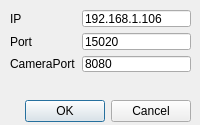
<?xml version="1.0" encoding="UTF-8"?>
<ui version="4.0">
 <class>ConnectionDialog</class>
 <widget class="QDialog" name="ConnectionDialog">
  <property name="geometry">
   <rect>
    <x>0</x>
    <y>0</y>
    <width>200</width>
    <height>125</height>
   </rect>
  </property>
  <property name="windowTitle">
   <string>Connexion</string>
  </property>
  <widget class="QDialogButtonBox" name="buttonBox">
   <property name="geometry">
    <rect>
     <x>10</x>
     <y>95</y>
     <width>181</width>
     <height>32</height>
    </rect>
   </property>
   <property name="orientation">
    <enum>Qt::Horizontal</enum>
   </property>
   <property name="standardButtons">
    <set>QDialogButtonBox::Cancel|QDialogButtonBox::Ok</set>
   </property>
  </widget>
  <widget class="QWidget" name="gridLayoutWidget">
   <property name="geometry">
    <rect>
     <x>10</x>
     <y>10</y>
     <width>181</width>
     <height>62</height>
    </rect>
   </property>
   <layout class="QGridLayout" name="gridLayout">
    <item row="0" column="0">
     <widget class="QLabel" name="label_address">
      <property name="text">
       <string>IP</string>
      </property>
     </widget>
    </item>
    <item row="0" column="1">
     <widget class="QLineEdit" name="lineEdit_address">
      <property name="text">
       <string>192.168.1.106</string>
      </property>
     </widget>
    </item>
    <item row="1" column="0">
     <widget class="QLabel" name="label_port">
      <property name="text">
       <string>Port</string>
      </property>
     </widget>
    </item>
    <item row="1" column="1">
     <widget class="QLineEdit" name="lineEdit_port">
      <property name="text">
       <string>15020</string>
      </property>
     </widget>
    </item>
    <item row="2" column="0">
     <widget class="QLabel" name="label_cameraPort">
      <property name="text">
       <string>CameraPort</string>
      </property>
     </widget>
    </item>
    <item row="2" column="1">
     <widget class="QLineEdit" name="lineEdit_cameraPort">
      <property name="text">
       <string>8080</string>
      </property>
     </widget>
    </item>
   </layout>
  </widget>
 </widget>
 <resources/>
 <connections/>
</ui>
